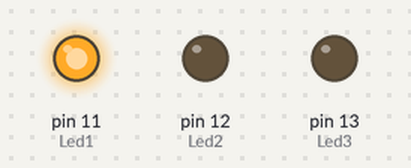
The sketch below on a simulated Arduino Uno, built with avr-gcc and run on an emulated ATmega328P. On the bench: output pins drawn as LEDs (lit = HIGH).

Above: at 0.5 s.
At 2.5 s:
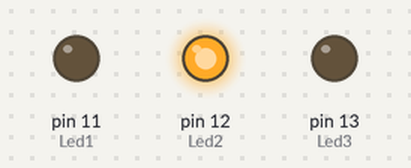
At 4.5 s:
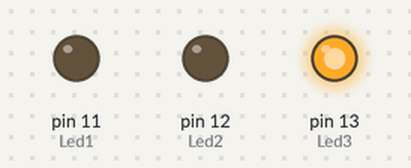
At 5.5 s:
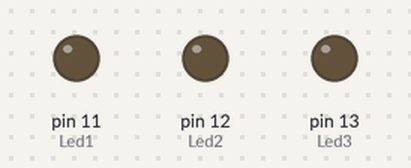
Timing chart, 0 to 7.8 s (numbered marks = the images above):
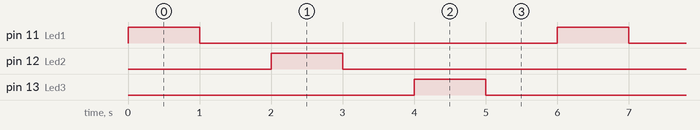

Measured:
- by itself, pin 11 (Led1), pin 12 (Led2), pin 13 (Led3): alternates HIGH for 1.0 s and LOW for 5.0 s
- by itself, everything shown: repeats every 6.0 s, in 6 steps

The sketch:

complex_version.ino
```cpp
/*
 * 简单流水灯，切记将LED灯串联电阻，灯烧了没事儿，板子烧了是大事。
 * Bob Liao
 */
//定义引脚,线路连接图1
int Led1=11;
int Led2=12;
int Led3=13;
void setup() {
  //初始化所用arduino引脚
  pinMode(Led1,OUTPUT);
  pinMode(Led2,OUTPUT);
  pinMode(Led3,OUTPUT);
}

void loop() {
  //间隔一秒对各个引脚写高低电平
  digitalWrite(Led1,HIGH);
  delay(1000);
  digitalWrite(Led1,LOW);
  delay(1000);
   digitalWrite(Led2,HIGH);
  delay(1000);
  digitalWrite(Led2,LOW);
  delay(1000);
  digitalWrite(Led3,HIGH);
  delay(1000);
  digitalWrite(Led3,LOW);
  delay(1000);
}
```
